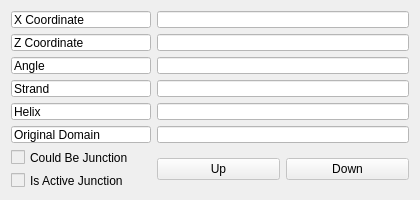
<?xml version="1.0" encoding="UTF-8"?>
<ui version="4.0">
 <class>Dialog</class>
 <widget class="QDialog" name="Dialog">
  <property name="geometry">
   <rect>
    <x>0</x>
    <y>0</y>
    <width>420</width>
    <height>200</height>
   </rect>
  </property>
  <property name="minimumSize">
   <size>
    <width>420</width>
    <height>200</height>
   </size>
  </property>
  <property name="maximumSize">
   <size>
    <width>420</width>
    <height>210</height>
   </size>
  </property>
  <property name="windowTitle">
   <string>NEMid Information</string>
  </property>
  <layout class="QGridLayout" name="gridLayout">
   <item row="7" column="0">
    <widget class="QCheckBox" name="junction">
     <property name="enabled">
      <bool>false</bool>
     </property>
     <property name="styleSheet">
      <string notr="true">QCheckBox::disabled{
                            color: rgb(0, 0, 0)
                            }
                        </string>
     </property>
     <property name="text">
      <string>Is Active Junction</string>
     </property>
     <property name="checkable">
      <bool>true</bool>
     </property>
    </widget>
   </item>
   <item row="6" column="0">
    <widget class="QCheckBox" name="junctable">
     <property name="enabled">
      <bool>false</bool>
     </property>
     <property name="styleSheet">
      <string notr="true">QCheckBox::disabled{
                            color: rgb(0, 0, 0)
                            }
                        </string>
     </property>
     <property name="text">
      <string>Could Be Junction</string>
     </property>
     <property name="checkable">
      <bool>true</bool>
     </property>
    </widget>
   </item>
   <item row="3" column="2">
    <widget class="QLineEdit" name="strand">
     <property name="enabled">
      <bool>false</bool>
     </property>
     <property name="styleSheet">
      <string notr="true">QLineEdit::disabled{
                            color: rgb(0, 0, 0);
                            background: rgb(255, 255, 255)
                            }
                        </string>
     </property>
     <property name="readOnly">
      <bool>true</bool>
     </property>
    </widget>
   </item>
   <item row="5" column="2">
    <widget class="QLineEdit" name="original_domain">
     <property name="enabled">
      <bool>false</bool>
     </property>
     <property name="styleSheet">
      <string notr="true">QLineEdit::disabled{
                            color: rgb(0, 0, 0);
                            background: rgb(255, 255, 255)
                            }
                        </string>
     </property>
     <property name="readOnly">
      <bool>true</bool>
     </property>
    </widget>
   </item>
   <item row="5" column="0">
    <widget class="QLineEdit" name="lineEdit_4">
     <property name="enabled">
      <bool>false</bool>
     </property>
     <property name="maximumSize">
      <size>
       <width>140</width>
       <height>16777215</height>
      </size>
     </property>
     <property name="styleSheet">
      <string notr="true">QLineEdit::disabled{
                            color: rgb(0, 0, 0);
                            background: rgb(255, 255, 255)
                            }
                        </string>
     </property>
     <property name="text">
      <string>Original Domain</string>
     </property>
     <property name="readOnly">
      <bool>true</bool>
     </property>
    </widget>
   </item>
   <item row="0" column="0">
    <widget class="QLineEdit" name="lineEdit_2">
     <property name="enabled">
      <bool>false</bool>
     </property>
     <property name="maximumSize">
      <size>
       <width>140</width>
       <height>16777215</height>
      </size>
     </property>
     <property name="styleSheet">
      <string notr="true">QLineEdit::disabled{
                            color: rgb(0, 0, 0);
                            background: rgb(255, 255, 255)
                            }
                        </string>
     </property>
     <property name="text">
      <string>X Coordinate</string>
     </property>
     <property name="readOnly">
      <bool>true</bool>
     </property>
    </widget>
   </item>
   <item row="1" column="0">
    <widget class="QLineEdit" name="lineEdit_3">
     <property name="enabled">
      <bool>false</bool>
     </property>
     <property name="maximumSize">
      <size>
       <width>140</width>
       <height>16777215</height>
      </size>
     </property>
     <property name="styleSheet">
      <string notr="true">QLineEdit::disabled{
                            color: rgb(0, 0, 0);
                            background: rgb(255, 255, 255)
                            }
                        </string>
     </property>
     <property name="text">
      <string>Z Coordinate</string>
     </property>
     <property name="readOnly">
      <bool>true</bool>
     </property>
    </widget>
   </item>
   <item row="3" column="0">
    <widget class="QLineEdit" name="lineEdit_5">
     <property name="enabled">
      <bool>false</bool>
     </property>
     <property name="maximumSize">
      <size>
       <width>140</width>
       <height>16777215</height>
      </size>
     </property>
     <property name="styleSheet">
      <string notr="true">QLineEdit::disabled{
                            color: rgb(0, 0, 0);
                            background: rgb(255, 255, 255)
                            }
                        </string>
     </property>
     <property name="text">
      <string>Strand</string>
     </property>
     <property name="readOnly">
      <bool>true</bool>
     </property>
    </widget>
   </item>
   <item row="1" column="2">
    <widget class="QLineEdit" name="z_coordinate">
     <property name="enabled">
      <bool>false</bool>
     </property>
     <property name="styleSheet">
      <string notr="true">QLineEdit::disabled{
                            color: rgb(0, 0, 0);
                            background: rgb(255, 255, 255)
                            }
                        </string>
     </property>
     <property name="readOnly">
      <bool>true</bool>
     </property>
    </widget>
   </item>
   <item row="2" column="2">
    <widget class="QLineEdit" name="angle">
     <property name="enabled">
      <bool>false</bool>
     </property>
     <property name="styleSheet">
      <string notr="true">QLineEdit::disabled{
                            color: rgb(0, 0, 0);
                            background: rgb(255, 255, 255)
                            }
                        </string>
     </property>
     <property name="readOnly">
      <bool>true</bool>
     </property>
    </widget>
   </item>
   <item row="2" column="0">
    <widget class="QLineEdit" name="lineEdit">
     <property name="enabled">
      <bool>false</bool>
     </property>
     <property name="maximumSize">
      <size>
       <width>140</width>
       <height>16777215</height>
      </size>
     </property>
     <property name="styleSheet">
      <string notr="true">QLineEdit::disabled{
                            color: rgb(0, 0, 0);
                            background: rgb(255, 255, 255)
                            }
                        </string>
     </property>
     <property name="text">
      <string>Angle</string>
     </property>
     <property name="readOnly">
      <bool>true</bool>
     </property>
    </widget>
   </item>
   <item row="0" column="2">
    <widget class="QLineEdit" name="x_coordinate">
     <property name="enabled">
      <bool>false</bool>
     </property>
     <property name="styleSheet">
      <string notr="true">QLineEdit::disabled{
                            color: rgb(0, 0, 0);
                            background: rgb(255, 255, 255)
                            }
                        </string>
     </property>
     <property name="readOnly">
      <bool>true</bool>
     </property>
    </widget>
   </item>
   <item row="6" column="2" rowspan="2">
    <layout class="QHBoxLayout" name="horizontalLayout">
     <item>
      <widget class="QPushButton" name="up">
       <property name="enabled">
        <bool>false</bool>
       </property>
       <property name="styleSheet">
        <string notr="true">QPushButton::disabled{
                                    color: rgb(0, 0, 0)
                                    }
                                </string>
       </property>
       <property name="text">
        <string>Up</string>
       </property>
       <property name="checkable">
        <bool>true</bool>
       </property>
      </widget>
     </item>
     <item>
      <widget class="QPushButton" name="down">
       <property name="enabled">
        <bool>false</bool>
       </property>
       <property name="styleSheet">
        <string notr="true">QPushButton::disabled{
                                    color: rgb(0, 0, 0)
                                    }
                                </string>
       </property>
       <property name="text">
        <string>Down</string>
       </property>
       <property name="checkable">
        <bool>true</bool>
       </property>
      </widget>
     </item>
    </layout>
   </item>
   <item row="4" column="0">
    <widget class="QLineEdit" name="lineEdit_6">
     <property name="enabled">
      <bool>false</bool>
     </property>
     <property name="maximumSize">
      <size>
       <width>140</width>
       <height>16777215</height>
      </size>
     </property>
     <property name="styleSheet">
      <string notr="true">QLineEdit::disabled{
                            color: rgb(0, 0, 0);
                            background: rgb(255, 255, 255)
                            }
                        </string>
     </property>
     <property name="text">
      <string>Helix</string>
     </property>
    </widget>
   </item>
   <item row="4" column="2">
    <widget class="QLineEdit" name="helix">
     <property name="enabled">
      <bool>false</bool>
     </property>
     <property name="styleSheet">
      <string notr="true">QLineEdit::disabled{
                            color: rgb(0, 0, 0);
                            background: rgb(255, 255, 255)
                            }
                        </string>
     </property>
    </widget>
   </item>
  </layout>
 </widget>
 <resources/>
 <connections/>
</ui>
